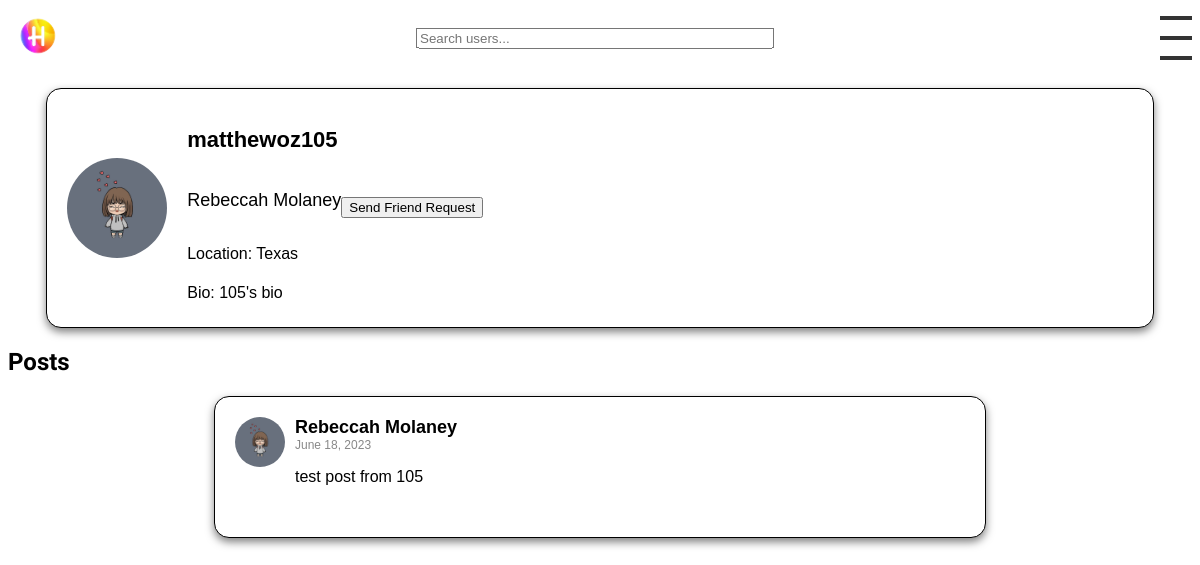
The page /profile/matthewoz105/ (signed in) on the database its author committed.
### posts/models.py (models this page shows, shortened)
class Profile(models.Model):
    user = models.OneToOneField(User, on_delete=models.CASCADE)
    image = models.ImageField(upload_to='profile_pics/', default='profile_pics/ProfilePic.jpg', blank=True)
    location = models.CharField(max_length=30, blank=True)
    bio = models.TextField(blank=True)
    friends = models.ManyToManyField("self")
    last_post_time = models.DateTimeField(default=timezone.now)

class Post(models.Model):
    user = models.ForeignKey(User, on_delete=models.CASCADE, related_name='posts')
    text = models.TextField()
    image = models.ImageField(upload_to='images/', blank=True, null=True)
    likes = models.ManyToManyField(User, related_name='likes', blank=True)
    created_at = models.DateTimeField(auto_now_add=True)

### posts/views.py (the view)
# urls.py: path('profile/<str:username>/', views.view_profile, name='view_profile'),
def view_profile(request, username):
    profile_user = get_object_or_404(User, username=username)
    posts = Post.objects.filter(user=profile_user)
    are_friends = request.user.profile.friends.filter(user=profile_user).exists()
    friend_request_sent = FriendRequest.objects.filter(
        from_profile=request.user.profile,
        to_profile=Profile.objects.get(user=profile_user),
        status='pending'
    ).exists()
    context = {
        'profile_user': profile_user,
        'posts': posts,
        'are_friends': are_friends,
        'friend_request_sent': friend_request_sent,  # add this line
    }
    return render(request, 'profile.html', context)

### posts/templatetags/my_filters.py (called while the page is built)
@register.filter
def custom_date(value):
    now = timezone.now()
    diff = now - value
    if diff.days <= 0 and diff.seconds < 3600:
        return str(diff.seconds//60) + " minutes ago"
    elif diff.days <= 0 and diff.seconds >= 3600:
        return str(diff.seconds//3600) + " hours ago"
    elif diff.days >= 1 and diff.days < 7:
        return str(diff.days) + " days ago"
    else:
        return value.strftime("%B %d, %Y")  # If more than a week ago, return a formatted date

### posts/templates/profile.html
{% extends 'base.html' %}
{% block content %}
{% include 'profile_info.html' with profile=profile_user.profile user=profile_user are_friends=are_friends %}
    <h2>Posts</h2>
    {% for post in posts %}
        {% include 'post.html' with post=post %}
    {% endfor %}
{% endblock %}

### posts/templates/profile_info.html (shortened to what this page needs)
{% load static %}
{% block extra_css %}
  <link rel="stylesheet" type="text/css" href="{% static 'css/profile_info.css' %}">
{% endblock %}
<div class="profile-info">
    <img src="{{ profile.image.url }}" alt="Profile picture" class="profile-avatar">
    <div class="profile-detail">
        <h2 class="username">{{ profile_user.username }}</h2>
        <p class="full-name">{{ profile_user.first_name }} {{ profile_user.last_name }}</p>
        <p class="profile-location">Location: {{ profile_user.profile.location }}</p>
        <p class="profile-bio">Bio: {{ profile_user.profile.bio }}</p>
    </div>
    {% if profile_user == request.user %}
    <a href="{% url 'edit-profile' %}" id="edit-profile-button" class="button">Edit Profile</a>
    {% else %}
    {% if are_friends %}
        <p>You are friends</p>
    {% else %}
        {% if friend_request_sent %}
            <button id="friend-request-button-{{ profile_user.username }}" disabled>Pending</button>
        {% else %}
            <button id="friend-request-button-{{ profile_user.username }}">Send Friend Request</button>
        {% endif %}
    {% endif %}
{% endif %}
</div>

### posts/templates/post.html (shortened to what this page needs)
{% load static %}
{% load my_filters %}
<link rel="stylesheet" type="text/css" href="{% static 'css/post.css' %}">
<div class="post">
    <div class="post-top">
        <a href="{% url 'view_profile' post.user.username %}">
            <img src="{{ post.user.profile.image.url }}" alt="User Avatar" class="avatar">
        </a>
        <div class="post-content">
            <div class="user-detail">
                <a href="{% url 'view_profile' post.user.username %}" class="username">{{ post.user.first_name }} {{ post.user.last_name }}</a>
                <span class="timestamp">{{ post.created_at|custom_date }}</span>
            </div>
            <p class="post-text">{{ post.text }}</p>
        </div>
    </div>
</div>

### posts/static/css/profile_info.css (style rules this page uses)
.profile-info { background-color: white; border: 1px solid black; box-shadow: 0px 4px 8px rgba(0, 0, 0, 0.5); border-radius: 15px; margin-bottom: 20px; padding: 20px; font-family: Arial, sans-serif; max-width: 90%; margin: 20px auto; display: flex; align-items: center; }
.profile-info .profile-avatar { width: 100px; height: 100px; border-radius: 50%; margin-right: 20px; }
.profile-info .profile-detail { display: flex; flex-direction: column; }
.profile-info .username { color: black; font-size: 22px; font-weight: bold; }
.profile-info .profile-location, .profile-info .profile-bio { color: black; font-size: 16px; margin-bottom: 5px; }
.profile-info .full-name { color: black; font-size: 18px; }

### posts/static/css/post.css (style rules this page uses)
.post { background-color: white; border: 1px solid black; box-shadow: 0px 4px 8px rgba(0, 0, 0, 0.5); border-radius: 15px; margin-bottom: 20px; padding: 20px; font-family: Arial, sans-serif; max-width: 90%; margin: 20px auto; width: 730px; }
.post-top { display: flex; align-items: flex-start; }
.avatar { width: 50px; height: 50px; border-radius: 50%; margin-right: 10px; }
.username { color: black; font-size: 18px; font-weight: bold; }
.post-text { color: black; font-size: 16px; margin-bottom: 15px; }
.timestamp { color: #888; font-size: 12px; text-align: left; }
.user-detail { display: flex; flex-direction: column; justify-content: center; align-items: flex-start; }
.post-content { display: flex; flex-direction: column; justify-content: center; align-items: flex-start; }
.username { color: black; font-size: 18px; font-weight: bold; text-decoration: none; }
.avatar { width: 50px; height: 50px; border-radius: 50%; margin-right: 10px; transition: filter 0.3s; }

### rows shown on the page
Profile: image (picture)
Post: user.profile.image (picture), user.first_name "Rebeccah", user.last_name "Molaney", created_at|custom_date "June 18, 2023", text "test post from 105"

### other values the page prints
{{ profile_user.username }} "matthewoz105"
{{ profile_user.first_name }} "Rebeccah"
{{ profile_user.last_name }} "Molaney"
{{ profile_user.profile.location }} "Texas"
{{ profile_user.profile.bio }} "105's bio"
